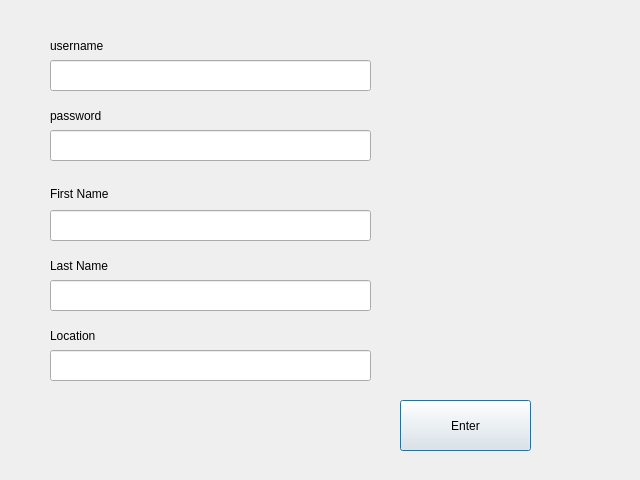
<?xml version="1.0" encoding="UTF-8"?>
<ui version="4.0">
 <class>Dialog</class>
 <widget class="QDialog" name="Dialog">
  <property name="geometry">
   <rect>
    <x>0</x>
    <y>0</y>
    <width>640</width>
    <height>480</height>
   </rect>
  </property>
  <property name="windowTitle">
   <string>Dialog</string>
  </property>
  <widget class="QLineEdit" name="lineEdit">
   <property name="geometry">
    <rect>
     <x>50</x>
     <y>60</y>
     <width>321</width>
     <height>31</height>
    </rect>
   </property>
  </widget>
  <widget class="QLineEdit" name="lineEdit_2">
   <property name="geometry">
    <rect>
     <x>50</x>
     <y>130</y>
     <width>321</width>
     <height>31</height>
    </rect>
   </property>
  </widget>
  <widget class="QLineEdit" name="lineEdit_3">
   <property name="geometry">
    <rect>
     <x>50</x>
     <y>210</y>
     <width>321</width>
     <height>31</height>
    </rect>
   </property>
  </widget>
  <widget class="QLineEdit" name="lineEdit_4">
   <property name="geometry">
    <rect>
     <x>50</x>
     <y>280</y>
     <width>321</width>
     <height>31</height>
    </rect>
   </property>
  </widget>
  <widget class="QLineEdit" name="lineEdit_5">
   <property name="geometry">
    <rect>
     <x>50</x>
     <y>350</y>
     <width>321</width>
     <height>31</height>
    </rect>
   </property>
  </widget>
  <widget class="QLabel" name="label">
   <property name="geometry">
    <rect>
     <x>50</x>
     <y>30</y>
     <width>101</width>
     <height>31</height>
    </rect>
   </property>
   <property name="text">
    <string>username</string>
   </property>
  </widget>
  <widget class="QLabel" name="label_2">
   <property name="geometry">
    <rect>
     <x>50</x>
     <y>100</y>
     <width>121</width>
     <height>31</height>
    </rect>
   </property>
   <property name="text">
    <string>password</string>
   </property>
  </widget>
  <widget class="QLabel" name="label_3">
   <property name="geometry">
    <rect>
     <x>50</x>
     <y>178</y>
     <width>171</width>
     <height>31</height>
    </rect>
   </property>
   <property name="text">
    <string>First Name</string>
   </property>
  </widget>
  <widget class="QLabel" name="label_4">
   <property name="geometry">
    <rect>
     <x>50</x>
     <y>250</y>
     <width>131</width>
     <height>31</height>
    </rect>
   </property>
   <property name="text">
    <string>Last Name</string>
   </property>
  </widget>
  <widget class="QLabel" name="label_5">
   <property name="geometry">
    <rect>
     <x>50</x>
     <y>320</y>
     <width>81</width>
     <height>31</height>
    </rect>
   </property>
   <property name="text">
    <string>Location</string>
   </property>
  </widget>
  <widget class="QPushButton" name="pushButton">
   <property name="geometry">
    <rect>
     <x>400</x>
     <y>400</y>
     <width>131</width>
     <height>51</height>
    </rect>
   </property>
   <property name="text">
    <string>Enter</string>
   </property>
  </widget>
 </widget>
 <resources/>
 <connections/>
</ui>
